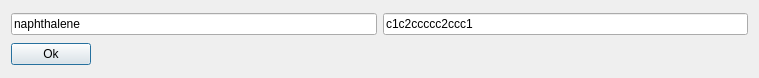
<?xml version="1.0" encoding="UTF-8"?>
<ui version="4.0">
 <class>Dialog</class>
 <widget class="QDialog" name="Dialog">
  <property name="geometry">
   <rect>
    <x>0</x>
    <y>0</y>
    <width>759</width>
    <height>78</height>
   </rect>
  </property>
  <property name="windowTitle">
   <string>Load molecule using its SMILES notation</string>
  </property>
  <layout class="QVBoxLayout" name="verticalLayout">
   <item>
    <layout class="QHBoxLayout" name="horizontalLayout_2">
     <item>
      <widget class="QLineEdit" name="lineedit_name">
       <property name="text">
        <string>naphthalene</string>
       </property>
       <property name="placeholderText">
        <string>Enter name</string>
       </property>
      </widget>
     </item>
     <item>
      <widget class="QLineEdit" name="lineedit_smiles">
       <property name="text">
        <string>c1c2ccccc2ccc1</string>
       </property>
       <property name="placeholderText">
        <string>Enter SMILES string</string>
       </property>
      </widget>
     </item>
    </layout>
   </item>
   <item>
    <layout class="QHBoxLayout" name="horizontalLayout">
     <item>
      <widget class="QPushButton" name="pushButton">
       <property name="text">
        <string>Ok</string>
       </property>
      </widget>
     </item>
     <item>
      <spacer name="horizontalSpacer">
       <property name="orientation">
        <enum>Qt::Horizontal</enum>
       </property>
       <property name="sizeHint" stdset="0">
        <size>
         <width>40</width>
         <height>20</height>
        </size>
       </property>
      </spacer>
     </item>
    </layout>
   </item>
  </layout>
 </widget>
 <resources/>
 <connections/>
</ui>
